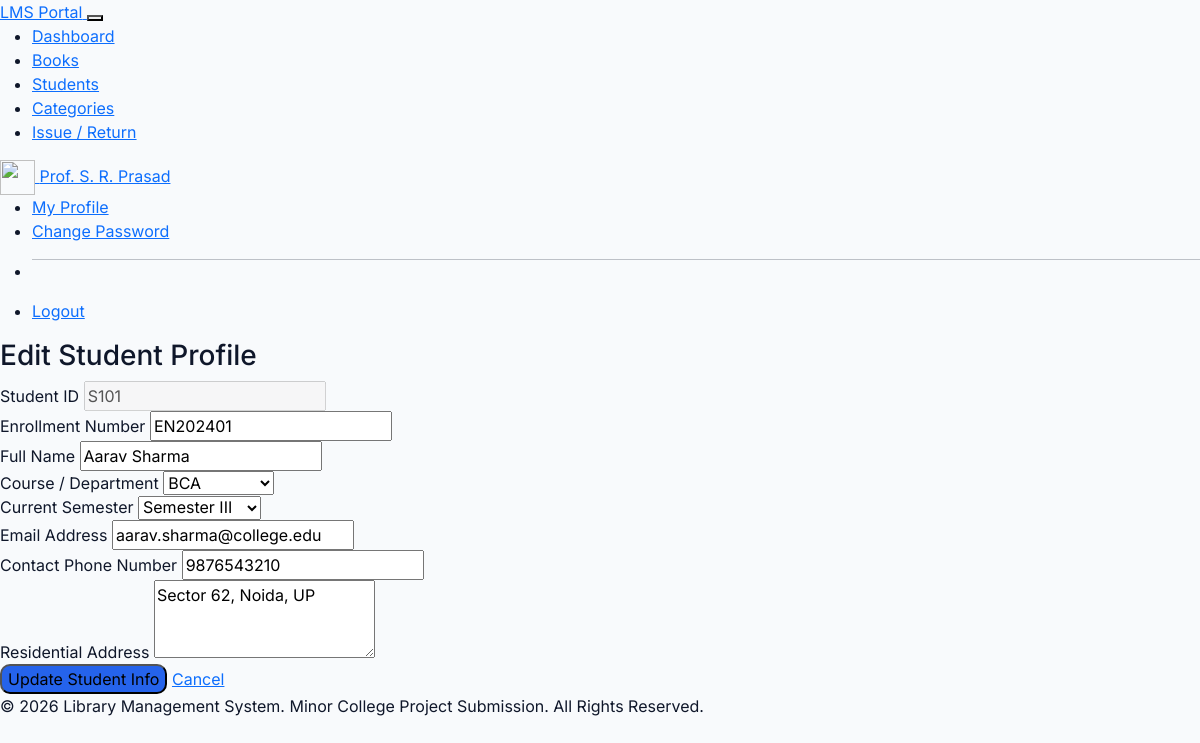
The page /students/edit.php?id=S101 (signed in) on the database its author committed.
### tables this page shows
CREATE TABLE `students` (
  `id` VARCHAR(20) NOT NULL,
  `name` VARCHAR(150) NOT NULL,
  `enrollment_no` VARCHAR(50) NOT NULL UNIQUE,
  `course` VARCHAR(50) NOT NULL,
  `semester` VARCHAR(10) NOT NULL,
  `email` VARCHAR(100) NOT NULL UNIQUE,
  `phone` VARCHAR(20) NOT NULL,
  `address` TEXT DEFAULT NULL,
  PRIMARY KEY (`id`)
);

### students/edit.php (the view, shortened to what this page needs)
<?php
$root_dir = '../';
require_once $root_dir . 'includes/header.php';
require_once $root_dir . 'includes/navbar.php';
require_once $root_dir . 'config/db.php';
$student_id = $_GET['id'];
$stmt = $conn->prepare("SELECT * FROM students WHERE id = ?");
$stmt->execute([$student_id]);
$student = $stmt->fetch();
?>
<div className="container py-5">
    <div className="max-w-xl mx-auto">
        <div className="d-flex align-items-center gap-2 mb-4">
            <h3 className="fw-black text-slate-900 mb-0">Edit Student Profile</h3>
        </div>
        <div className="card border-0 shadow-sm rounded-4 p-4 bg-white">
            <form action="edit.php?id=<?php echo urlencode($student_id); ?>" method="POST" className="space-y-4 text-xs">
                <div className="row g-3">
                    <div className="col-12 col-md-6">
                        <label className="form-label font-bold text-slate-700">Student ID</label>
                        <input type="text" disabled className="form-control font-mono bg-light" value="<?php echo htmlspecialchars($student['id']); ?>">
                    </div>
                    <div className="col-12 col-md-6">
                        <label className="form-label font-bold text-slate-700">Enrollment Number</label>
                        <input type="text" name="enrollment_no" required className="form-control font-mono" placeholder="Enrollment #" value="<?php echo htmlspecialchars($student['enrollment_no']); ?>">
                    </div>
                    <div className="col-12">
                        <label className="form-label font-bold text-slate-700">Full Name</label>
                        <input type="text" name="name" required className="form-control" placeholder="Student name" value="<?php echo htmlspecialchars($student['name']); ?>">
                    </div>
                    <div className="col-12 col-md-6">
                        <label className="form-label font-bold text-slate-700">Course / Department</label>
                        <select name="course" required className="form-select">
                            <option value="BCA" <?php echo $student['course'] === 'BCA' ? 'selected' : ''; ?>>BCA</option>
                        </select>
                    </div>
                    <div className="col-12 col-md-6">
                        <label className="form-label font-bold text-slate-700">Current Semester</label>
                        <select name="semester" required className="form-select">
                            <option value="III" <?php echo $student['semester'] === 'III' ? 'selected' : ''; ?>>Semester III</option>
                        </select>
                    </div>
                    <div className="col-12 col-md-6">
                        <label className="form-label font-bold text-slate-700">Email Address</label>
                        <input type="email" name="email" required className="form-control" placeholder="Email" value="<?php echo htmlspecialchars($student['email']); ?>">
                    </div>
                    <div className="col-12 col-md-6">
                        <label className="form-label font-bold text-slate-700">Contact Phone Number</label>
                        <input type="tel" name="phone" required className="form-control" placeholder="Phone" value="<?php echo htmlspecialchars($student['phone']); ?>">
                    </div>
                    <div className="col-12">
                        <label className="form-label font-bold text-slate-700">Residential Address</label>
                        <textarea name="address" rows="3" className="form-control" placeholder="Complete address..."><?php echo htmlspecialchars($student['address']); ?></textarea>
                    </div>
                </div>
                <div className="mt-4 pt-3 flex gap-2">
                    <button type="submit" className="btn btn-primary px-4 py-2.5 fw-semibold border-0 text-xs" style="background-color: var(--brand-blue); border-radius:10px;">
                        Update Student Info
                    </button>
                    <a href="index.php" className="btn btn-light px-4 py-2.5 border text-xs" style="border-radius:10px;">Cancel</a>
                </div>
            </form>
        </div>
    </div>
</div>
<?php require_once $root_dir . 'includes/footer.php'; ?>

### includes/header.php (style rules this page uses)
:root { --brand-blue: #2563eb; --brand-blue-dark: #1e40af; --brand-light: #f8fafc; --brand-gray: #e2e8f0; }
body { font-family: 'Inter', sans-serif; background-color: var(--brand-light); color: #0f172a; }

### rows shown on the page
students: id "S101", enrollment_no "EN202401", name "Aarav Sharma", course "BCA", semester "Semester III", email "aarav.sharma@college.edu", phone "9876543210", address "Sector 62, Noida, UP"

### other values the page prints
$_SESSION['admin_name'] "Prof. S. R. Prasad"
